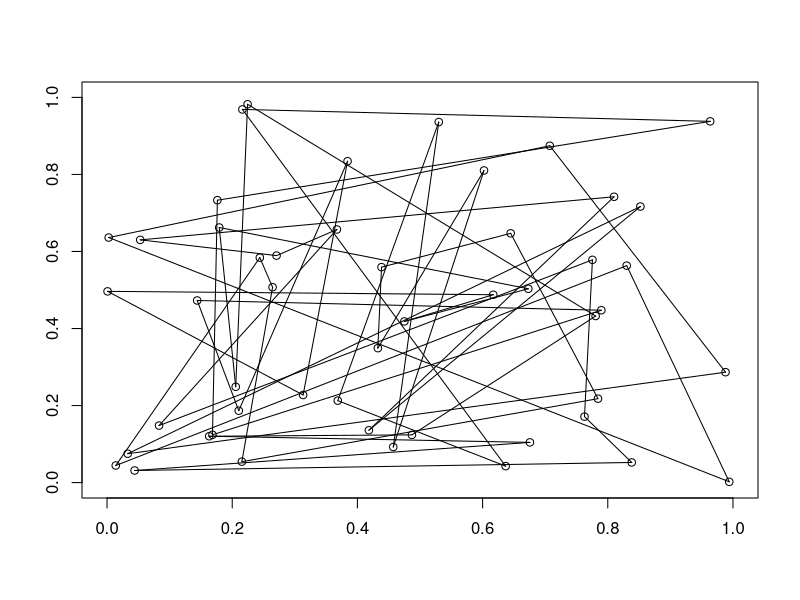

This chart was generated by the following R code:


####

eval_tour <- function(villes, tour)
{
  longueur <- sum(apply(apply(villes[c(tour, tour[1]),],2,function(x) diff(x)^2), 1 ,function(x) sqrt(sum(x))))
  plot(villes[,1], villes[,2], xlim = c(0,1), ylim = c(0,1), xlab = "", ylab = "")
  for(i in 1:(length(tour)-1)){segments(x0 = villes[tour[i],1],
                                        y0 = villes[tour[i],2], 
                                        x1 = villes[tour[i+1],1], 
                                        y1 = villes[tour[i+1],2], lwd = 1)}
  segments(x0 = villes[tour[length(tour)],1],
           y0 = villes[tour[length(tour)],2], 
           x1 = villes[tour[1],1], 
           y1 = villes[tour[1],2], lwd = 1)
  return(longueur)
}


### TEST 

n <- 50
villes <- matrix(runif(2*n), n, 2)

tour <- sample(n)
eval_tour(villes, tour)
